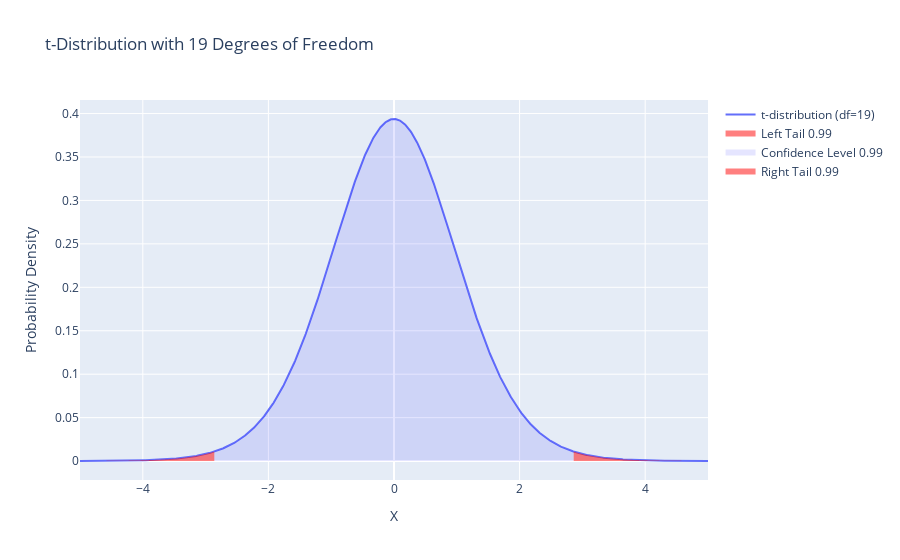

This figure's notebook cell:
### Code cell
mu = 0
var = 1
alpha = 0.99
n = len(data)-1

t_critical = stats.t.ppf((1 + alpha) / 2, df=n)
x = np.linspace(mu - 5 * np.sqrt(var), mu + 5 * np.sqrt(var), 1000)

pdf = stats.t.pdf(x, df=n, loc=mu, scale=np.sqrt(var))

trace = go.Scatter(x=x, y=pdf, mode='lines', name=f't-distribution (df={n})')

x_fill_down = np.linspace(mu -5 * np.sqrt(var), -1*t_critical, 1000)
pdf_fill_below = stats.t.pdf(x_fill_down, df=n, loc=mu, scale=np.sqrt(var))

confidence_interval1 = go.Scatter(
    x=x_fill_down,
    y=pdf_fill_below,
    fill='tozeroy',
    fillcolor='rgba(255, 0, 0, 0.5)', 
    mode='none',
    name=f'Left Tail {alpha:.2f}'
)

x_fill = np.linspace(-t_critical, t_critical, 1000)
pdf_fill = stats.t.pdf(x_fill, df=n, loc=mu, scale=np.sqrt(var))

confidence_interval2 = go.Scatter(x=x_fill, y=pdf_fill, fill='tozeroy', fillcolor='rgba(0, 0, 255, 0.1)', mode='none', name=f'Confidence Level {alpha:.2f}')

x_fill_up = np.linspace(t_critical, 5 * np.sqrt(var), 1000)
pdf_fill_above = stats.t.pdf(x_fill_up, df=n, loc=mu, scale=np.sqrt(var))

confidence_interval_above = go.Scatter(
    x=x_fill_up,
    y=pdf_fill_above,
    fill='tozeroy',
    fillcolor='rgba(255, 0, 0, 0.5)',  
    mode='none',
    name=f'Right Tail {alpha:.2f}'
)

layout = go.Layout(title=f't-Distribution with {n} Degrees of Freedom', xaxis=dict(title='X'), yaxis=dict(title='Probability Density'), showlegend=True)

fig = go.Figure(data=[trace, confidence_interval1,confidence_interval2,confidence_interval_above], layout=layout)

fig.show()

### Figure 1 — Plotly figure (JSON) as saved in the notebook; plotly's stock layout.template omitted (floating-point values rounded to 4 significant figures; data arrays with more than 128 entries replaced by an {"elided": "..."} marker saying what was removed)
{"data": [{"mode": "lines", "name": "t-distribution (df=19)", "type": "scatter", "x": {"elided": "1000 float values"}, "y": {"elided": "1000 float values"}}, {"fill": "tozeroy", "fillcolor": "rgba(255, 0, 0, 0.5)", "mode": "none", "name": "Left Tail 0.99", "type": "scatter", "x": {"elided": "1000 float values"}, "y": {"elided": "1000 float values"}}, {"fill": "tozeroy", "fillcolor": "rgba(0, 0, 255, 0.1)", "mode": "none", "name": "Confidence Level 0.99", "type": "scatter", "x": {"elided": "1000 float values"}, "y": {"elided": "1000 float values"}}, {"fill": "tozeroy", "fillcolor": "rgba(255, 0, 0, 0.5)", "mode": "none", "name": "Right Tail 0.99", "type": "scatter", "x": {"elided": "1000 float values"}, "y": {"elided": "1000 float values"}}], "layout": {"showlegend": true, "title": {"text": "t-Distribution with 19 Degrees of Freedom"}, "xaxis": {"title": {"text": "X"}}, "yaxis": {"title": {"text": "Probability Density"}}}}
